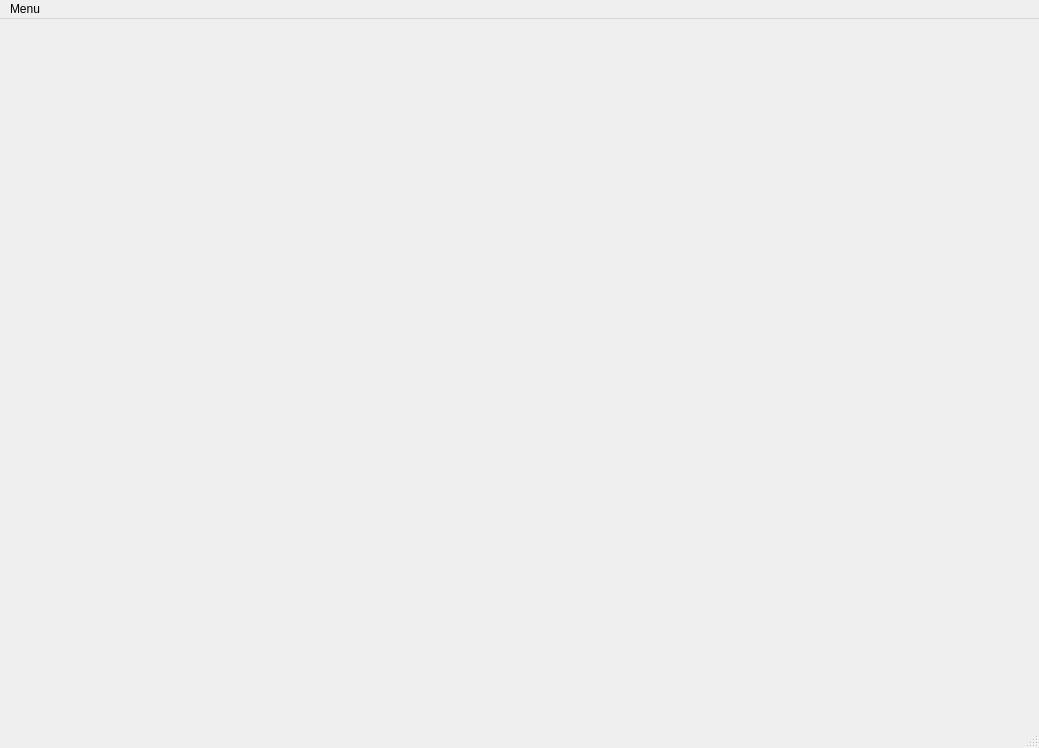
<?xml version="1.0" encoding="UTF-8"?>
<ui version="4.0">
 <class>MainWindow</class>
 <widget class="QMainWindow" name="MainWindow">
  <property name="geometry">
   <rect>
    <x>0</x>
    <y>0</y>
    <width>1039</width>
    <height>748</height>
   </rect>
  </property>
  <property name="windowTitle">
   <string>MainWindow</string>
  </property>
  <widget class="QWidget" name="centralwidget"/>
  <widget class="QMenuBar" name="menubar">
   <property name="geometry">
    <rect>
     <x>0</x>
     <y>0</y>
     <width>1039</width>
     <height>22</height>
    </rect>
   </property>
   <widget class="QMenu" name="menuMenu">
    <property name="title">
     <string>Menu</string>
    </property>
   </widget>
   <addaction name="menuMenu"/>
  </widget>
  <widget class="QStatusBar" name="statusbar"/>
 </widget>
 <resources/>
 <connections/>
</ui>
